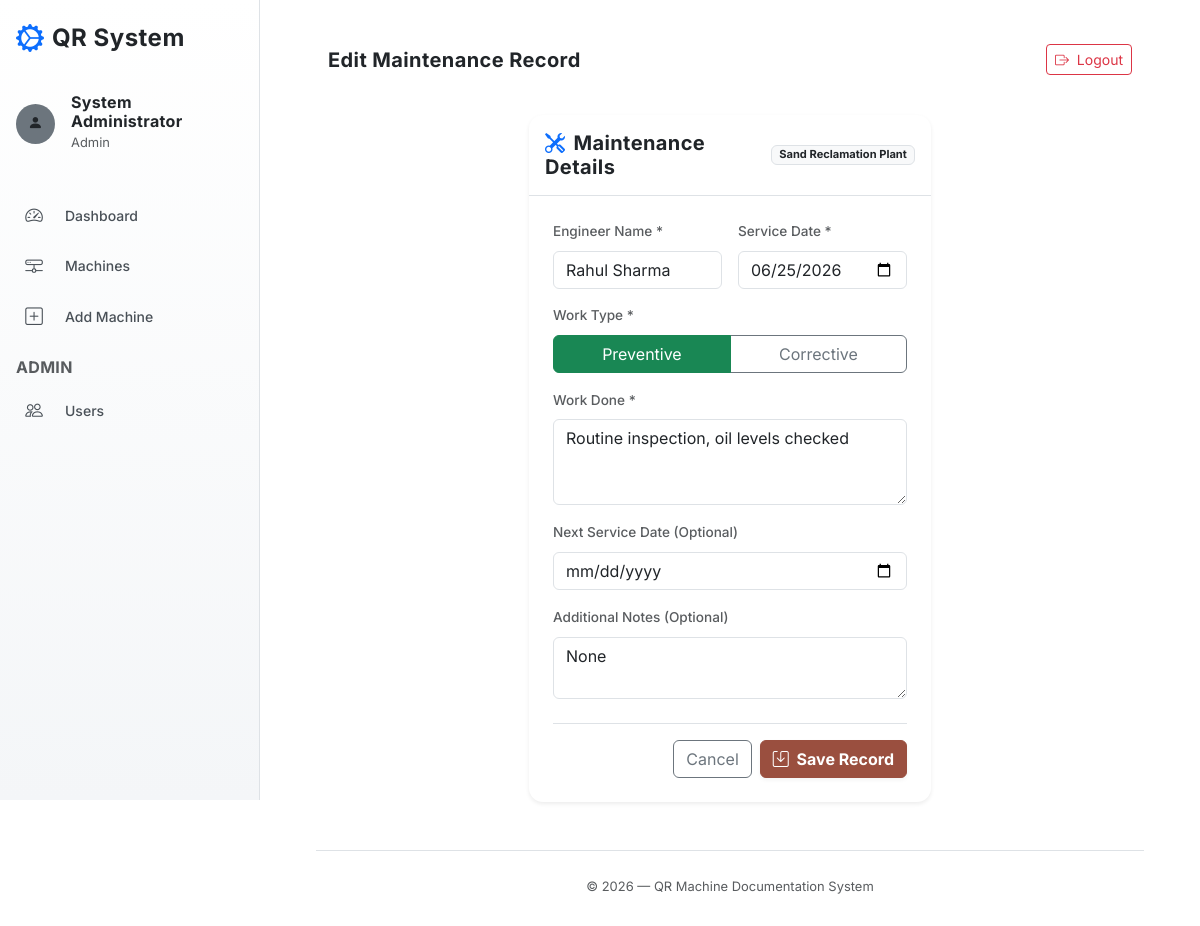
Page /machine/MCH001/maintenance/2/edit (signed in) on the committed database.
### app/models.py (models this page shows)
class User(UserMixin, db.Model):
    id = db.Column(db.Integer, primary_key=True)
    username = db.Column(db.String(80), unique=True, nullable=False)
    password_hash = db.Column(db.String(256), nullable=False)
    full_name = db.Column(db.String(120), nullable=False)
    role = db.Column(db.String(20), nullable=False, default='operator')  # admin, engineer, supervisor, operator
    department = db.Column(db.String(100))
    is_active_user = db.Column(db.Boolean, default=True)
    created_at = db.Column(db.DateTime, default=datetime.utcnow)

class Machine(db.Model):
    id = db.Column(db.Integer, primary_key=True)
    machine_id = db.Column(db.String(20), unique=True, nullable=False)  # e.g. MCH001
    machine_name = db.Column(db.String(200), nullable=False)
    department = db.Column(db.String(100))
    machine_type = db.Column(db.String(100))
    manufacturer = db.Column(db.String(200))
    model = db.Column(db.String(100))
    serial_number = db.Column(db.String(100))
    capacity = db.Column(db.String(100))
    purchase_date = db.Column(db.Date)
    installation_date = db.Column(db.Date)
    location = db.Column(db.String(200))
    image_path = db.Column(db.String(500))
    qr_code_path = db.Column(db.String(500))
    status = db.Column(db.String(20), default='active')  # active, inactive, under_maintenance
    created_at = db.Column(db.DateTime, default=datetime.utcnow)
    maintenance_records = db.relationship('MaintenanceRecord', backref='machine', lazy=True, cascade='all, delete-orphan')
    breakdown_records = db.relationship('BreakdownRecord', backref='machine', lazy=True, cascade='all, delete-orphan')
    documents = db.relationship('Document', backref='machine', lazy=True, cascade='all, delete-orphan')
    spare_parts = db.relationship('SparePart', backref='machine', lazy=True, cascade='all, delete-orphan')
    schedules = db.relationship('PreventiveSchedule', backref='machine', lazy=True, cascade='all, delete-orphan')

class MaintenanceRecord(db.Model):
    id = db.Column(db.Integer, primary_key=True)
    machine_id = db.Column(db.Integer, db.ForeignKey('machine.id'), nullable=False)
    engineer = db.Column(db.String(120), nullable=False)
    service_date = db.Column(db.Date, nullable=False, default=date.today)
    work_done = db.Column(db.Text, nullable=False)
    work_type = db.Column(db.String(20), default='corrective')  # preventive, corrective
    next_service_date = db.Column(db.Date)
    notes = db.Column(db.Text)
    created_by = db.Column(db.String(80))
    created_at = db.Column(db.DateTime, default=datetime.utcnow)

### app/routes/maintenance.py (the view, shortened to what this page needs)
@maintenance_bp.route('/<machine_id>/maintenance/<int:id>/edit', methods=['GET', 'POST'])
@login_required
@role_required('admin', 'engineer')
def edit_maintenance(machine_id, id):
    machine = Machine.query.filter_by(machine_id=machine_id).first_or_404()
    record = MaintenanceRecord.query.get_or_404(id)
    return render_template('maintenance/form.html', machine=machine, record=record)

### app/templates/maintenance/form.html (shortened to what this page needs)
{% extends "base.html" %}
{% block page_heading %}{% if record %}Edit{% else %}Add{% endif %} Maintenance Record{% endblock %}
{% block content %}
<div class="row justify-content-center">
    <div class="col-12 col-lg-8 col-xl-6">
        <div class="card bg-glass border-0 shadow-sm">
            <div class="card-header bg-transparent border-muted py-3 d-flex justify-content-between align-items-center">
                <h5 class="mb-0 text-dark"><i class="bi bi-tools me-2 text-primary"></i>Maintenance Details</h5>
                <span class="badge bg-light border border-muted text-dark">{{ machine.machine_name }}</span>
            </div>
            <div class="card-body p-4 text-dark">
                <form method="POST">
                    <div class="row g-3 mb-3">
                        <div class="col-md-6">
                            <label for="engineer" class="form-label text-muted">Engineer Name *</label>
                            <input type="text" class="form-control bg-light border-muted text-dark" id="engineer" name="engineer" value="{{ record.engineer if record else current_user.full_name }}" required>
                        </div>
                        <div class="col-md-6">
                            <label for="service_date" class="form-label text-muted">Service Date *</label>
                            <input type="date" class="form-control bg-light border-muted text-dark" id="service_date" name="service_date" value="{{ record.service_date.strftime('%Y-%m-%d') if record else '' }}" required>
                        </div>
                    </div>
                    <div class="mb-3">
                        <label class="form-label text-muted d-block">Work Type *</label>
                        <div class="btn-group w-100" role="group">
                            <label class="btn btn-outline-success" for="type_preventive">Preventive</label>
                            <label class="btn btn-outline-secondary" for="type_corrective">Corrective</label>
                        </div>
                    </div>
                    <div class="mb-3">
                        <label for="work_done" class="form-label text-muted">Work Done *</label>
                        <textarea class="form-control bg-light border-muted text-dark" id="work_done" name="work_done" rows="3" required>{{ record.work_done if record else '' }}</textarea>
                    </div>
                    <div class="mb-3">
                        <label for="next_service_date" class="form-label text-muted">Next Service Date (Optional)</label>
                        <input type="date" class="form-control bg-light border-muted text-dark" id="next_service_date" name="next_service_date" value="{{ record.next_service_date.strftime('%Y-%m-%d') if record and record.next_service_date else '' }}">
                    </div>
                    <div class="mb-4">
                        <label for="notes" class="form-label text-muted">Additional Notes (Optional)</label>
                        <textarea class="form-control bg-light border-muted text-dark" id="notes" name="notes" rows="2">{{ record.notes if record else '' }}</textarea>
                    </div>
                    <div class="d-flex justify-content-end border-top border-muted pt-3 mt-2">
                        <a href="{{ url_for('machines.profile', machine_id=machine.machine_id) }}#maintenance" class="btn btn-outline-secondary me-2">Cancel</a>
                        <button type="submit" class="btn btn-primary fw-bold"><i class="bi bi-save me-1"></i> Save Record</button>
                    </div>
                </form>
            </div>
        </div>
    </div>
</div>
{% endblock %}

### app/templates/base.html (shortened to what this page needs)
<!DOCTYPE html>
<html lang="en">
<head>
    <link href="https://cdn.jsdelivr.net/npm/bootstrap@5.3.2/dist/css/bootstrap.min.css" rel="stylesheet">
    <link rel="stylesheet" href="https://cdn.jsdelivr.net/npm/bootstrap-icons@1.11.1/font/bootstrap-icons.css">
    <link rel="stylesheet" href="{{ url_for('static', filename='css/style.css') }}">
</head>
<body class="{% block body_class %}{% endblock %}">
    {% if current_user.is_authenticated and not skip_layout %}
    <div class="sidebar" id="sidebar">
        <div class="sidebar-header p-3 mb-3 d-flex align-items-center">
            <i class="bi bi-gear-wide-connected fs-3 text-primary me-2"></i>
            <h4 class="mb-0 text-dark fw-bold">QR System</h4>
        </div>
        <div class="user-info px-3 mb-4">
            <div class="d-flex align-items-center">
                <div class="avatar bg-secondary rounded-circle text-dark d-flex justify-content-center align-items-center me-3" style="width: 40px; height: 40px;">
                    <i class="bi bi-person-fill"></i>
                </div>
                <div>
                    <h6 class="mb-0 text-dark">{{ current_user.full_name }}</h6>
                    <small class="text-muted text-capitalize">{{ current_user.role }}</small>
                </div>
            </div>
        </div>
        <ul class="nav flex-column sidebar-nav">
            <li class="nav-item">
                <a class="nav-link sidebar-link {% if request.endpoint == 'machines.dashboard' %}active{% endif %}" href="{{ url_for('machines.dashboard') }}">
                    <i class="bi bi-speedometer2 me-2"></i> Dashboard
                </a>
            </li>
            <li class="nav-item">
                <a class="nav-link sidebar-link {% if request.endpoint == 'machines.list' or request.endpoint == 'machines.profile' %}active{% endif %}" href="{{ url_for('machines.list') }}">
                    <i class="bi bi-hdd-network me-2"></i> Machines
                </a>
            </li>
            {% if current_user.role == 'admin' %}
            <li class="nav-item">
                <a class="nav-link sidebar-link {% if request.endpoint == 'machines.add_machine' %}active{% endif %}" href="{{ url_for('machines.add_machine') }}">
                    <i class="bi bi-plus-square me-2"></i> Add Machine
                </a>
            </li>
            <li class="nav-item mt-3">
                <h6 class="sidebar-heading px-3 text-uppercase text-muted">Admin</h6>
            </li>
            <li class="nav-item">
                <a class="nav-link sidebar-link {% if request.blueprint == 'auth' and request.endpoint != 'auth.login' %}active{% endif %}" href="{{ url_for('auth.users') }}">
                    <i class="bi bi-people me-2"></i> Users
                </a>
            </li>
            {% endif %}
        </ul>
    </div>
    <div class="main-content" id="mainContent">
        <nav class="navbar navbar-expand-lg top-navbar mb-4 px-4 py-3">
            <div class="container-fluid">
                <h5 class="mb-0 text-dark d-none d-md-block">{% block page_heading %}Dashboard{% endblock %}</h5>
                <div class="ms-auto d-flex align-items-center">
                    <a href="{{ url_for('auth.logout') }}" class="btn btn-outline-danger btn-sm">
                        <i class="bi bi-box-arrow-right me-1"></i> Logout
                    </a>
                </div>
            </div>
        </nav>
        <div class="container-fluid px-4 pb-5">
            <div id="flash-messages-container" class="position-fixed top-0 end-0 p-3" style="z-index: 1055;">
            </div>
            {% block content %}{% endblock %}
            <footer class="mt-5 pt-4 border-top border-muted text-center text-muted">
                <small>&copy; 2026 &mdash; QR Machine Documentation System</small>
            </footer>
        </div>
    </div>
    {% endif %}
</body>
</html>

### app/static/css/style.css (style rules this page uses)
:root { --bg-deepest: #f4f6f8; --bg-page: #ffffff; --bg-card: #ffffff; --bg-card-hover: #fdfdfd; --bg-header: #f8f9fa; --sidebar-start: #ffffff; --sidebar-end: #f4f6f8; --accent-primary: #9A4F3F; --accent-primary-dark: #7A3B2D; --accent-secondary: #5a5a5a; --success: #2e7d32; --danger: #c62828; --warning: #ef6c00; --text-primary: #212529; --text-secondary: #495057; --text-muted: #6c757d; --border-color: #dee2e6; --border-focus: rgba(154, 79, 63, 0.3); --glass-bg: rgba(255, 255, 255, 0.95); --glass-border: rgba(0, 0, 0, 0.08); --shadow-sm: 0 2px 4px rgba(0, 0, 0, 0.05); --shadow-md: 0 4px 12px rgba(0, 0, 0, 0.08); --shadow-lg: 0 8px 24px rgba(0, 0, 0, 0.12); --shadow-glow-amber: 0 4px 20px rgba(154, 79, 63, 0.15); --shadow-glow-blue: 0 4px 20px rgba(90, 90, 90, 0.1); --shadow-glow-red: 0 4px 20px rgba(198, 40, 40, 0.15); --shadow-glow-cyan: 0 4px 20px rgba(90, 90, 90, 0.1); --sidebar-width: 260px; --radius-sm: 6px; --radius-md: 10px; --radius-lg: 14px; --transition: all 0.3s ease; }
*, *::before, *::after { box-sizing: border-box; }
html { scroll-behavior: smooth; -webkit-font-smoothing: antialiased; -moz-osx-font-smoothing: grayscale; }
body { margin: 0; padding: 0; font-family: 'Inter', system-ui, -apple-system, sans-serif; font-size: 0.925rem; color: var(--text-primary); background-color: var(--bg-page); line-height: 1.6; }
h1, h2, h3, h4, h5, h6 { font-weight: 700; letter-spacing: 0.02em; color: var(--text-primary); }
a { color: var(--accent-primary); text-decoration: none; transition: var(--transition); }
.sidebar { position: fixed; top: 0; left: 0; width: var(--sidebar-width); height: 100vh; background: linear-gradient(180deg, var(--sidebar-start), var(--sidebar-end)); border-right: 1px solid var(--border-color); z-index: 1040; display: flex; flex-direction: column; overflow-y: auto; overflow-x: hidden; transition: transform 0.35s cubic-bezier(0.4, 0, 0.2, 1); }
.sidebar-nav { flex: 1; padding: 0.75rem 0; }
.sidebar-link { display: flex; align-items: center; gap: 0.75rem; padding: 0.7rem 1.25rem; color: var(--text-secondary); font-size: 0.875rem; font-weight: 500; border-left: 3px solid transparent; transition: var(--transition); text-decoration: none; }
.sidebar-link i { font-size: 1.1rem; width: 22px; text-align: center; }
.main-content { margin-left: var(--sidebar-width); min-height: 100vh; padding: 1.75rem 2rem; transition: margin-left 0.35s ease; }
.btn-primary { background: var(--accent-primary) !important; border-color: var(--accent-primary) !important; color: #ffffff !important; font-weight: 600; box-shadow: var(--shadow-sm); transition: var(--transition); }
.form-control, .form-select { background-color: var(--bg-card) !important; border: 1px solid var(--border-color) !important; color: var(--text-primary) !important; border-radius: var(--radius-sm); transition: var(--transition); }
.form-label { color: var(--text-secondary); font-weight: 500; font-size: 0.85rem; }
.card { background: var(--bg-card); border: 1px solid var(--border-color); border-radius: var(--radius-lg); color: var(--text-primary); }
.card-header { background: var(--bg-header); border-bottom: 1px solid var(--border-color); font-weight: 600; }

### rows in the picture
User: full_name "System Administrator", role "Admin"
Machine: machine_name "Sand Reclamation Plant"
MaintenanceRecord: engineer "Rahul Sharma", service_date "06/25/2026", work_done "Routine inspection, oil levels checked", notes "None"
